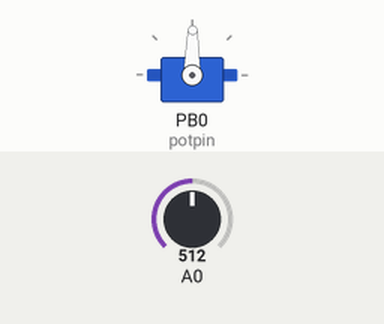
Bench run of a sketch on a simulated ATtiny85, built with avr-gcc and run on an emulated ATtiny85. Shown: servo. The test bench sets the inputs (shaded band); at power-on: A0 = 512.

Above: at 1.2 s.
1.3 s: A0 set to 716
At 2.1 s:
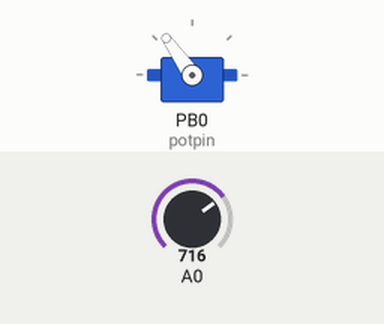
2.8 s: A0 set to 900
At 3.6 s:
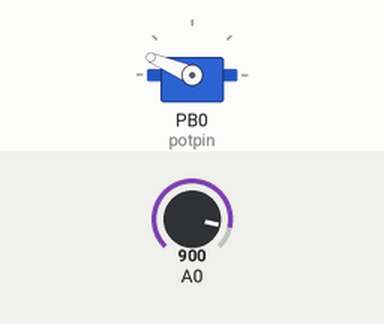
4.3 s: A0 set to 1023
At 5.2 s:
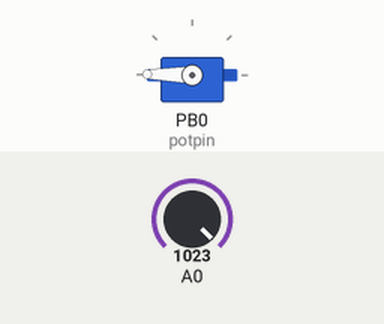
5.8 s: A0 set to 306
At 6.7 s:
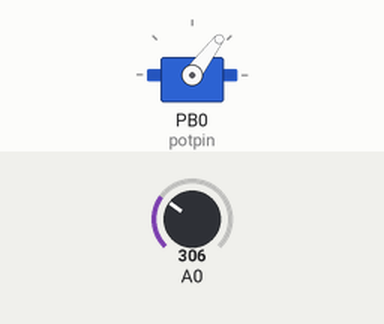
7.3 s: A0 set to 122
At 7.6 s:
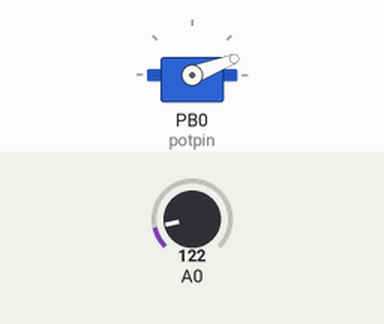
8.8 s: A0 set to 511
At 9.1 s:
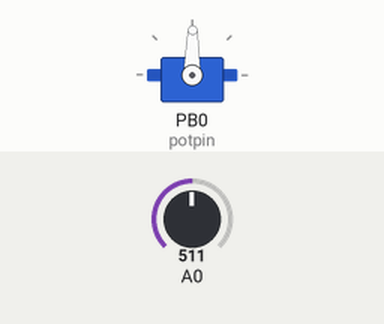
Timing chart, 0 to 11.3 s (numbered marks = the images above; inputs shaded):
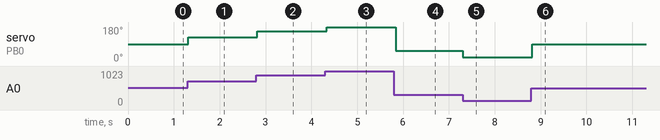

Measured:
- after the input at 1.3 s, servo on PB0 (potpin): 89° → 125° at once
- after the input at 2.8 s, servo on PB0 (potpin): 125° → 157° at once
- after the input at 4.3 s, servo on PB0 (potpin): 157° → 179° at once
- after the input at 5.8 s, servo on PB0 (potpin): 179° → 53° at once
- after the input at 7.3 s, servo on PB0 (potpin): 53° → 21° at once
- after the input at 8.8 s, servo on PB0 (potpin): 21° → 89° at once

The sketch:

AtTiny_SoftwareServo.ino
```cpp
#include <SoftwareServo.h>  //IMPORTANT! You might need to change the SoftwareServo.h file to make it work with new Arduino

SoftwareServo servo;

int potpin = 0;  // analog pin used to connect the potentiometer
int val;    // variable to read the value from the analog pin
void setup()
{
  servo.attach(0);}

void loop() {


   val = analogRead(potpin);            // reads the value of the potentiometer (value between 0 and 1023)
  val = map(val, 0, 1023, 0, 179);     // scale it to use it with the servo (value between 0 and 180)

    servo.write(val);

        SoftwareServo::refresh();//This row....
    delay(50);
}
```
